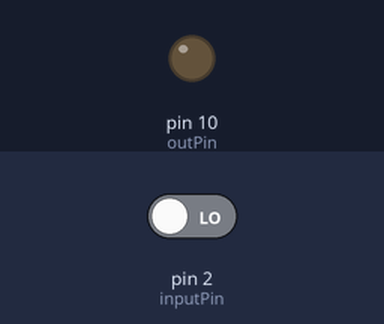
Simulated run of this sketch. Board: Arduino Uno, built with avr-gcc and run on an emulated ATmega328P. On the bench: output pins drawn as LEDs (lit = HIGH). Inputs (shaded band) come from the test bench; at power-on: pin 2 (inputPin) LOW. What the sketch prints to the serial monitor is not drawn.

Above: at 1.2 s.
1.3 s: pin 2 (inputPin) driven HIGH
2.8 s: pin 2 (inputPin) driven LOW
Timing chart, 0 to 5.8 s (numbered marks = the images above; inputs shaded):
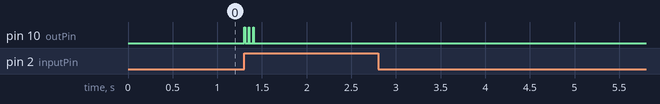

Measured:
- after the input at 1.3 s, pin 10 (outPin): alternates HIGH for 0.01 s and LOW for 0.04 s, 6 changes in all, then stays LOW, starting at once
- after the input at 2.8 s, every drawn part: stays the same

The sketch:

TriggeredTapper.ino
```cpp
// this constant won't change:
const int  inputPin = 2;    // the pin that the input voltage is attached to
int outPin = 10;  // pin 10 = tap; pin 11 = opto
int pulseNumber = 3; //75 for opto; 20 for tap
int loopNumber = 1;
float pulseDuration = 10;

// tap settings: outPin 10, pulseNumber 3, pulseDuration 10
// optoSettings: outPin 11, pulseNumber 3, pulseDuration 10


// Variables will change:
int inputState = 0;         // current state of the input
int lastInputState = 0;     // previous state of the input

void setup()
{
  // initialize the input pin as a input: (not really necessary as the default is INPUT
  pinMode(inputPin, INPUT);
  pinMode(outPin, OUTPUT);
  Serial.begin(9600);
}


void loop()
{
  // read the input pin:
  inputState = digitalRead(inputPin);

  // compare the inputState to its previous state (lastInputState)
  if (inputState != lastInputState)
  {
    if (inputState == HIGH)
    {
      // if the current state is HIGH then the input
      // went from not high to high:
      Serial.println("Went high");

      // *****************************************
      // do the stuff that a HIGH input triggers
      // *****************************************

      for (int n = 0; n < loopNumber; n++){
        for (int i = 0; i < pulseNumber; i++){
          digitalWrite(outPin, HIGH);
          delay(pulseDuration);
          digitalWrite(outPin, LOW);
          delay(4 * pulseDuration);
        }
        delay(200);
      }


    }
     else
    {
      // if the current state is LOW then the input
      // went from high to not high: do nothing except print something if you want.
      Serial.println("Went low");
    }
  }
  // save the current state as the last state,
  //for next time through the loop
  lastInputState = inputState;
}
```
